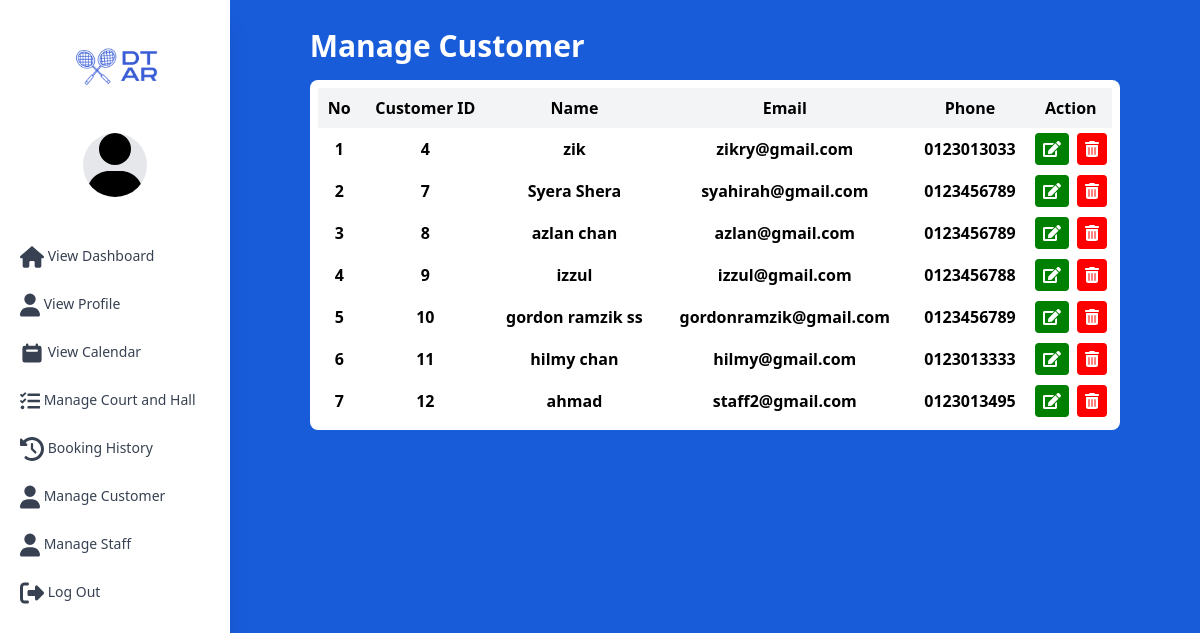
/adminUserList.php (signed in), run on the app's committed database.
### tables this page shows
CREATE TABLE `customer` (
  `customer_id` int(11) NOT NULL,
  `customer_name` varchar(50) DEFAULT NULL,
  `customer_age` varchar(50) DEFAULT NULL,
  `customer_ic` varchar(50) DEFAULT NULL,
  `customer_pass` varchar(50) DEFAULT NULL,
  `customer_email` varchar(50) NOT NULL,
  `customer_phone` varchar(20) DEFAULT NULL,
  `customer_address` varchar(100) DEFAULT NULL,
  `delete_at` timestamp NOT NULL DEFAULT current_timestamp() ON UPDATE current_timestamp(),
  `update_at` timestamp NULL DEFAULT NULL,
  `create_at` timestamp NULL DEFAULT NULL,
  `token` text DEFAULT NULL
);

### adminUserList.php (the view, shortened to what this page needs)
<?php
  include "config.php";
?>
<!DOCTYPE html>
<html lang="en">
<head>
  <link href="/BadmintonWebsite/styles.css" type="text/css" rel="stylesheet">
  <link href="https://cdn.jsdelivr.net/npm/tailwindcss@2.2.19/dist/tailwind.min.css" rel="stylesheet">
</head>
<body>
<body class="font-poppins antialiased">
<div id="view" class="h-screen w-screen flex flex-row bg-dtarblue">
<div
        id="sidebar"
        class="bg-white h-screen md:block shadow-xl px-3 w-72"
      >
        <div class="space-y-6 md:space-y-10 mt-10">
          <img src="/BadmintonWebsite/assets/logo.png" class="w-24 mx-auto h-auto mb-10" alt="">
          <div id="profile" class="space-y-3">
            <svg class="w-16 h-16 rounded-full mx-auto bg-gray-200"  xmlns="http://www.w3.org/2000/svg" viewBox="0 0 448 512"><path d="M224 256A128 128 0 1 0 224 0a128 128 0 1 0 0 256zm-45.7 48C79.8 304 0 383.8 0 482.3C0 498.7 13.3 512 29.7 512H418.3c16.4 0 29.7-13.3 29.7-29.7C448 383.8 368.2 304 269.7 304H178.3z"/></svg>
          </div>
          <div id="menu" class="flex flex-col space-y-2">
          <?php if($_SESSION['user_role'] != 'Staff')
          {
            echo ' <a href="/BadmintonWebsite/adminHome.php" class="text-sm font-medium text-gray-700 py-2 px-2">
                    <svg class="w-6 h-6 fill-current inline-block" xmlns="http://www.w3.org/2000/svg" viewBox="0 0 576 512"><path d="M575.8 255.5c0 18-15 32.1-32 32.1h-32l.7 160.2c0 2.7-.2 5.4-.5 8.1V472c0 22.1-17.9 40-40 40H456c-1.1 0-2.2 0-3.3-.1c-1.4 .1-2.8 .1-4.2 .1H416 392c-22.1 0-40-17.9-40-40V448 384c0-17.7-14.3-32-32-32H256c-17.7 0-32 14.3-32 32v64 24c0 22.1-17.9 40-40 40H160 128.1c-1.5 0-3-.1-4.5-.2c-1.2 .1-2.4 .2-3.6 .2H104c-22.1 0-40-17.9-40-40V360c0-.9 0-1.9 .1-2.8V287.6H32c-18 0-32-14-32-32.1c0-9 3-17 10-24L266.4 8c7-7 15-8 22-8s15 2 21 7L564.8 231.5c8 7 12 15 11 24z"/></svg>
                      <span class="">View Dashboard</span>
                    </a>';
          }
         ?>
            <a href="/BadmintonWebsite/adminProfile.php" class="text-sm font-medium text-gray-700 py-2 px-2"
            >
            <svg class="w-5 h-6 fill-current inline-block"  xmlns="http://www.w3.org/2000/svg" viewBox="0 0 448 512"><path d="M224 256A128 128 0 1 0 224 0a128 128 0 1 0 0 256zm-45.7 48C79.8 304 0 383.8 0 482.3C0 498.7 13.3 512 29.7 512H418.3c16.4 0 29.7-13.3 29.7-29.7C448 383.8 368.2 304 269.7 304H178.3z"/></svg>
            <span class="">View Profile</span>
            </a>
            <a href="/BadmintonWebsite/adminChooseCalendar.php" class="text-sm font-medium text-gray-700 py-2 px-2"
              >
              <span class="">View Calendar</span>
            </a>
            <?php if($_SESSION['user_role'] != 'Staff')
          {
            echo ' <a href="/BadmintonWebsite/adminPlaceList.php" class="text-sm font-medium text-gray-700 py-2 px-2">
            <svg  class="w-5 h-6 fill-current inline-block" xmlns="http://www.w3.org/2000/svg" height="1em" viewBox="0 0 512 512"><path d="M139.61 35.5a12 12 0 0 0-17 0L58.93 98.81l-22.7-22.12a12 12 0 0 0-17 0L3.53 92.41a12 12 0 0 0 0 17l47.59 47.4a12.78 12.78 0 0 0 17.61 0l15.59-15.62L156.52 69a12.09 12.09 0 0 0 .09-17zm0 159.19a12 12 0 0 0-17 0l-63.68 63.72-22.7-22.1a12 12 0 0 0-17 0L3.53 252a12 12 0 0 0 0 17L51 316.5a12.77 12.77 0 0 0 17.6 0l15.7-15.69 72.2-72.22a12 12 0 0 0 .09-16.9zM64 368c-26.49 0-48.59 21.5-48.59 48S37.53 464 64 464a48 48 0 0 0 0-96zm432 16H208a16 16 0 0 0-16 16v32a16 16 0 0 0 16 16h288a16 16 0 0 0 16-16v-32a16 16 0 0 0-16-16zm0-320H208a16 16 0 0 0-16 16v32a16 16 0 0 0 16 16h288a16 16 0 0 0 16-16V80a16 16 0 0 0-16-16zm0 160H208a16 16 0 0 0-16 16v32a16 16 0 0 0 16 16h288a16 16 0 0 0 16-16v-32a16 16 0 0 0-16-16z"/></svg>
                      <span class="">Manage Court and Hall</span>
                    </a>';
          }
         ?>
            <a
              href="/BadmintonWebsite/adminManage.php"
              class="text-sm font-medium text-gray-700 py-2 px-2"
            >
              <span class="">Booking History</span>
            </a>
            <a href="/BadmintonWebsite/adminUserList.php" class="text-sm font-medium text-gray-700 py-2 px-2">
                          <svg class="w-5 h-6 fill-current inline-block"  xmlns="http://www.w3.org/2000/svg" viewBox="0 0 448 512"><path d="M224 256A128 128 0 1 0 224 0a128 128 0 1 0 0 256zm-45.7 48C79.8 304 0 383.8 0 482.3C0 498.7 13.3 512 29.7 512H418.3c16.4 0 29.7-13.3 29.7-29.7C448 383.8 368.2 304 269.7 304H178.3z"/></svg>
                          <span class="">Manage Customer</span>
            </a>
            <?php if($_SESSION['user_role'] != 'Staff')
              {
                echo '
                        <a href="/BadmintonWebsite/adminStaffList.php" class="text-sm font-medium text-gray-700 py-2 px-2">
                          <svg class="w-5 h-6 fill-current inline-block"  xmlns="http://www.w3.org/2000/svg" viewBox="0 0 448 512"><path d="M224 256A128 128 0 1 0 224 0a128 128 0 1 0 0 256zm-45.7 48C79.8 304 0 383.8 0 482.3C0 498.7 13.3 512 29.7 512H418.3c16.4 0 29.7-13.3 29.7-29.7C448 383.8 368.2 304 269.7 304H178.3z"/></svg>
                          <span class="">Manage Staff</span>
                        </a>
                      ';
              }
            ?>
            <a
              href="/BadmintonWebsite/logout.php"
              class="text-sm font-medium text-gray-700 py-2 px-2"
            >
              <span class="">Log Out</span>
            </a>
          </div>
        </div>
      </div>
<section class="pt-7 px-7 md:px-20 w-full overflow-y-auto">
    <h2 class="text-3xl font-bold mb-4 text-white">Manage Customer</h2>
<div class="bg-white rounded-lg table-auto p-2 text-left">
    <table class="w-full">
        <tr class="bg-gray-100 " style="text-align: center;">
            <th class="p-2">No</th>
            <th class="p-2">Customer ID</th>
            <th class="p-2"> Name</th>
            <th class="p-2"> Email</th>
            <th class="p-2"> Phone</th>
            <th class="p-2">Action</th>
        </tr>
        <?php
            $sql = "SELECT * FROM CUSTOMER ";
            $result = mysqli_query($conn, $sql);
            if (mysqli_num_rows($result) > 0) {
              $count = 1;
              while ($row = mysqli_fetch_assoc($result)) {
                echo'
                <tr style="text-align: center;">
                    <th class="p-2">' . $count . '</th>
                    <th class="p-2">' . $row['customer_id'] . '</th>
                    <th class="p-2">' . $row['customer_name'] . '</th>
                    <th class="p-2">' . $row['customer_email'] . '</th>
                    <th class="p-2">' . $row['customer_phone'] . '</th>
                    <th><a href="adminManage_user.php?id='.$row['customer_id'].'"><button class="text-white p-2 rounded mr-1 my-1" style="background-color: green;"><svg xmlns="http://www.w3.org/2000/svg" fill="white" height="1em" viewBox="0 0 576 512"><path d="M402.6 83.2l90.2 90.2c3.8 3.8 3.8 10 0 13.8L274.4 405.6l-92.8 10.3c-12.4 1.4-22.9-9.1-21.5-21.5l10.3-92.8L388.8 83.2c3.8-3.8 10-3.8 13.8 0zm162-22.9l-48.8-48.8c-15.2-15.2-39.9-15.2-55.2 0l-35.4 35.4c-3.8 3.8-3.8 10 0 13.8l90.2 90.2c3.8 3.8 10 3.8 13.8 0l35.4-35.4c15.2-15.3 15.2-40 0-55.2zM384 346.2V448H64V128h229.8c3.2 0 6.2-1.3 8.5-3.5l40-40c7.6-7.6 2.2-20.5-8.5-20.5H48C21.5 64 0 85.5 0 112v352c0 26.5 21.5 48 48 48h352c26.5 0 48-21.5 48-48V306.2c0-10.7-12.9-16-20.5-8.5l-40 40c-2.2 2.3-3.5 5.3-3.5 8.5z"/></svg></button></a>
                    <a onClick="javascript: return confirm(\'Are you sure you want to delete this booking?\nPlease note that deleting the booking is irreversible.\');" href="'.$_SERVER['PHP_SELF'] . '?delete=' . $row['customer_id'].'"><button class="text-white p-2 rounded my-1" style="background-color: red;"><svg xmlns="http://www.w3.org/2000/svg" fill="white" height="1em" viewBox="0 0 448 512"><path d="M135.2 17.7C140.6 6.8 151.7 0 163.8 0H284.2c12.1 0 23.2 6.8 28.6 17.7L320 32h96c17.7 0 32 14.3 32 32s-14.3 32-32 32H32C14.3 96 0 81.7 0 64S14.3 32 32 32h96l7.2-14.3zM32 128H416V448c0 35.3-28.7 64-64 64H96c-35.3 0-64-28.7-64-64V128zm96 64c-8.8 0-16 7.2-16 16V432c0 8.8 7.2 16 16 16s16-7.2 16-16V208c0-8.8-7.2-16-16-16zm96 0c-8.8 0-16 7.2-16 16V432c0 8.8 7.2 16 16 16s16-7.2 16-16V208c0-8.8-7.2-16-16-16zm96 0c-8.8 0-16 7.2-16 16V432c0 8.8 7.2 16 16 16s16-7.2 16-16V208c0-8.8-7.2-16-16-16z"/></svg></button></a>
                    </th>
                </tr>';
                $count++;
              }
            }
        ?>
    </table>
</div>
</section>

### styles.css (style rules this page uses)
html { font-family: 'League Spartan', sans-serif; }
.bg-dtarblue { background-color: #195CDA; }

### data on the page
customer: customer_id "4", customer_name "zik", customer_email "zikry@gmail.com", customer_phone "0123013033"
customer: customer_id "7", customer_name "Syera Shera", customer_email "syahirah@gmail.com", customer_phone "0123456789"
customer: customer_id "8", customer_name "azlan chan", customer_email "azlan@gmail.com", customer_phone "0123456789"
customer: customer_id "9", customer_name "izzul", customer_email "izzul@gmail.com", customer_phone "0123456788"
customer: customer_id "10", customer_name "gordon ramzik ss", customer_email "gordonramzik@gmail.com", customer_phone "0123456789"
customer: customer_id "11", customer_name "hilmy chan", customer_email "hilmy@gmail.com", customer_phone "0123013333"
customer: customer_id "12", customer_name "ahmad", customer_email "staff2@gmail.com", customer_phone "0123013495"
